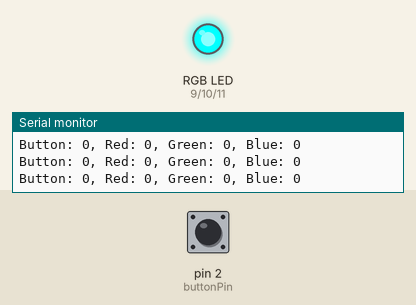
A sketch run on a simulated Arduino Uno, built with avr-gcc and run on an emulated ATmega328P. Parts: an RGB LED mixed from three pins (HIGH = lit), the last lines printed to the serial monitor. Dashed ring = blinking. The inputs (shaded band) are chosen by the test bench; at power-on: pin 2 (buttonPin) LOW. Dim RGB values are drawn brighter than linear; random numbers use the default seed unless the sketch sets one.

Above: at 1.2 s.
1.3 s: pin 2 (buttonPin) pulled HIGH for 0.15 s
At 2.2 s:
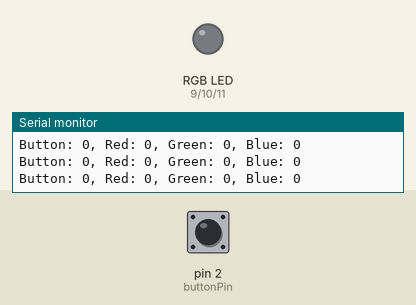
At 6.7 s:
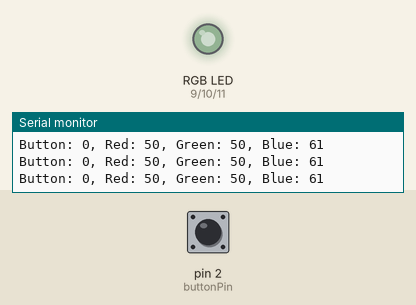
7.3 s: pin 2 (buttonPin) pulled HIGH for 1 s
At 7.7 s:
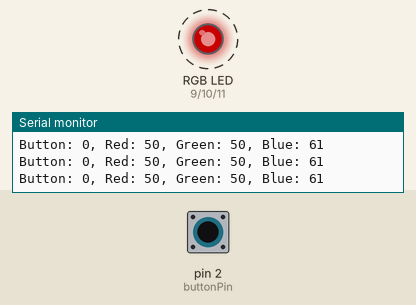
11.3 s: pin 2 (buttonPin) pulled HIGH for 3.2 s
Timing chart, 0 to 18.8 s (numbered marks = the images above; inputs shaded):
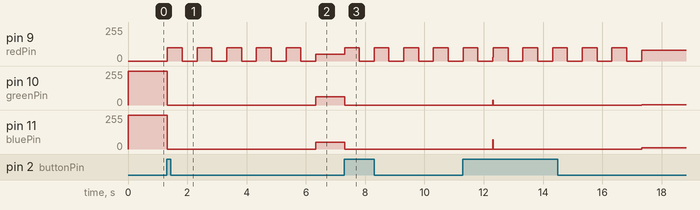

Measured:
- after the input at 1.3 s, pin 9 (redPin): 0/255 → 100/255 at once, then repeats every 1.0 s: 0/255 0.50 s, 100/255 0.50 s; pin 10 (greenPin): 255/255 → 0/255 at once, → 61/255 5.0 s later; pin 11 (bluePin): 255/255 → 0/255 at once, → 50/255 5.0 s later
- after the input at 7.3 s, pin 9 (redPin): alternates 100/255 for 0.50 s and 0/255 for 0.50 s, starting at once; pin 10 (greenPin): 61/255 → 0/255 at once; pin 11 (bluePin): 50/255 → 0/255 at once

The sketch:

BlinkGuess.ino
```cpp
int redPin = 9;
int greenPin = 10;
int bluePin = 11;

int buttonPin = 2;

int brightRed = 0;
int brightGreen = 0;
int brightBlue = 0;

int buttonState = LOW;


void setup(){
  Serial.begin(9600);
  pinMode(redPin, OUTPUT);
  pinMode(greenPin, OUTPUT);
  pinMode(bluePin, OUTPUT);
  pinMode(buttonPin, INPUT);

  randomSeed(map(micros(), 0, sizeof(long)/2, 0, 1023));

  analogWrite(bluePin, 255);
  analogWrite(redPin, 0);
  analogWrite(greenPin, 255);
}

void loop(){

  if(digitalRead(buttonPin) == HIGH){
    flash(100, 0, 0, 500, 5);
    for(int i = 5; i > 0; i--){
      brightRed = random(0, 100);
      brightGreen = random(0, 100);
      brightBlue = random(0, 100);
    }
    ledOn(brightRed, brightBlue, brightGreen);

  }
  printValues();
  delay(15);
}

void printValues(){
  Serial.print("Button: ");
  Serial.print(digitalRead(buttonPin));
  Serial.print(", Red: ");
  Serial.print(brightRed);
  Serial.print(", Green: ");
  Serial.print(brightGreen);
  Serial.print(", Blue: ");
  Serial.println(brightBlue);
}

void flash(int red, int green, int blue, int wait, int count){
  ledOff();
  for (int i = count; i > 0; i--){
    ledOn(red, green, blue);
    delay(wait);
    ledOff();
    delay(wait);
  }


}

void ledOff(){
  analogWrite(redPin, 0);
  analogWrite(greenPin, 0);
  analogWrite(bluePin, 0);
}

void ledOn(int red, int green, int blue){
  analogWrite(redPin, red);
  analogWrite(greenPin, green);
  analogWrite(bluePin, blue);
}
```
